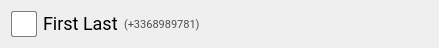
<?xml version="1.0" encoding="UTF-8"?>
<ui version="4.0">
 <class>Form</class>
 <widget class="QWidget" name="Form">
  <property name="geometry">
   <rect>
    <x>0</x>
    <y>0</y>
    <width>439</width>
    <height>46</height>
   </rect>
  </property>
  <property name="maximumSize">
   <size>
    <width>16777215</width>
    <height>46</height>
   </size>
  </property>
  <property name="windowTitle">
   <string>Form</string>
  </property>
  <layout class="QVBoxLayout" name="verticalLayout">
   <item>
    <layout class="QHBoxLayout" name="horizontalLayout">
     <item>
      <widget class="QLabel" name="icon">
       <property name="sizePolicy">
        <sizepolicy hsizetype="Fixed" vsizetype="Fixed">
         <horstretch>0</horstretch>
         <verstretch>0</verstretch>
        </sizepolicy>
       </property>
       <property name="minimumSize">
        <size>
         <width>26</width>
         <height>26</height>
        </size>
       </property>
       <property name="maximumSize">
        <size>
         <width>26</width>
         <height>26</height>
        </size>
       </property>
       <property name="styleSheet">
        <string notr="true">#icon
{
	border: 1px solid #7d7b7b;
	border-radius: 2px;
	background-color: white;
}</string>
       </property>
      </widget>
     </item>
     <item>
      <widget class="QLabel" name="name">
       <property name="styleSheet">
        <string notr="true">#name
{
	font-size: 18px;
	font-family: Roboto;
}</string>
       </property>
       <property name="text">
        <string>First Last</string>
       </property>
       <property name="textFormat">
        <enum>Qt::PlainText</enum>
       </property>
      </widget>
     </item>
     <item>
      <widget class="QLabel" name="phoneNumber">
       <property name="styleSheet">
        <string notr="true">#phoneNumber
{
	color: #4d4d4d;
	font-size: 11px;
	font-family: Roboto;
}</string>
       </property>
       <property name="text">
        <string>(+3368989781)</string>
       </property>
       <property name="textFormat">
        <enum>Qt::PlainText</enum>
       </property>
      </widget>
     </item>
     <item>
      <spacer name="horizontalSpacer">
       <property name="orientation">
        <enum>Qt::Horizontal</enum>
       </property>
       <property name="sizeHint" stdset="0">
        <size>
         <width>40</width>
         <height>20</height>
        </size>
       </property>
      </spacer>
     </item>
    </layout>
   </item>
  </layout>
 </widget>
 <resources>
  <include location="mainWindow.qrc"/>
  <include location="../../../../../../../Python27/Lib/site-packages/PyQt4/mainWindow.qrc"/>
 </resources>
 <connections/>
</ui>
